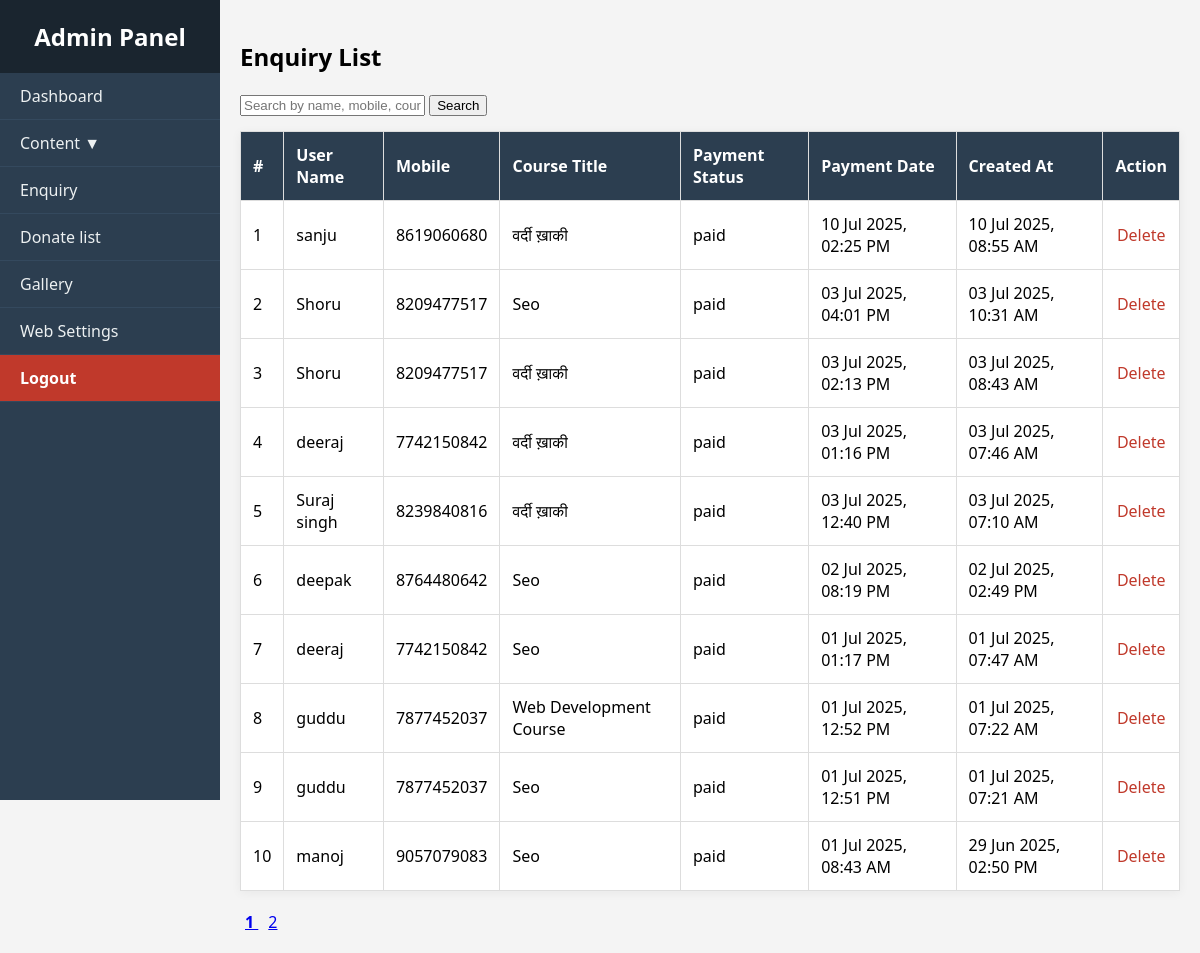
The app's page /admin/payment-list.php with its own data.
### tables this page shows
CREATE TABLE `course_payments` (
  `id` int(11) NOT NULL,
  `user_id` int(11) NOT NULL,
  `course_id` int(11) NOT NULL,
  `payment_status` varchar(50) DEFAULT 'paid',
  `created_at` timestamp NOT NULL DEFAULT current_timestamp(),
  `payment_date` datetime DEFAULT current_timestamp()
);

CREATE TABLE `users` (
  `id` int(11) NOT NULL,
  `name` varchar(100) DEFAULT NULL,
  `email` varchar(100) DEFAULT NULL,
  `mobile` varchar(15) DEFAULT NULL,
  `password` varchar(255) DEFAULT NULL,
  `status` enum('online','offline') NOT NULL DEFAULT 'offline',
  `last_login` datetime DEFAULT NULL
);

CREATE TABLE `courses` (
  `id` int(11) NOT NULL,
  `category_id` int(11) DEFAULT NULL,
  `title` varchar(255) DEFAULT NULL,
  `image` varchar(255) DEFAULT NULL,
  `duration` varchar(100) DEFAULT NULL,
  `price` decimal(10,2) DEFAULT NULL,
  `age_group` varchar(100) DEFAULT NULL,
  `teacher_name` varchar(100) DEFAULT NULL,
  `teacher_image` varchar(255) DEFAULT NULL,
  `video` varchar(255) DEFAULT NULL,
  `video_name` varchar(255) DEFAULT NULL,
  `video_url` text DEFAULT NULL,
  `video_file` varchar(255) DEFAULT NULL,
  `description` text DEFAULT NULL
);

### admin/payment-list.php (the view, shortened to what this page needs)
<?php
include 'db.php';
include 'header.php';
$limit = 10;
$page = isset($_GET['page']) ? (int) $_GET['page'] : 1;
$start = ($page - 1) * $limit;
$search = isset($_GET['search']) ? trim($_GET['search']) : '';
$searchSql = '';
?>
<h2>Enquiry List</h2>
<form method="get" style="margin-bottom: 15px;">
    <input type="text" name="search" placeholder="Search by name, mobile, course" value="<?= htmlspecialchars($search) ?>">
    <button type="submit">Search</button>
</form>
<table class="styled-table">
    <thead>
        <tr>
            <th>#</th>
            <th>User Name</th>
            <th>Mobile</th>
            <th>Course Title</th>
            <th>Payment Status</th>
            <th>Payment Date</th>
            <th>Created At</th>
            <th>Action</th>
        </tr>
    </thead>
    <tbody>
    <?php
    $countSql = "SELECT COUNT(*) as total FROM course_payments cp
                 LEFT JOIN users u ON cp.user_id = u.id
                 LEFT JOIN courses c ON cp.course_id = c.id
                 WHERE 1=1 $searchSql";
    $totalResult = $conn->query($countSql)->fetch_assoc();
    $totalRecords = $totalResult['total'];
    $totalPages = ceil($totalRecords / $limit);
    $sql = "SELECT cp.*, u.name AS user_name, u.mobile, c.title AS course_title
            FROM course_payments cp
            LEFT JOIN users u ON cp.user_id = u.id
            LEFT JOIN courses c ON cp.course_id = c.id
            WHERE 1=1 $searchSql
            ORDER BY cp.id DESC
            LIMIT $start, $limit";
    $result = $conn->query($sql);
    $serial = $start + 1;
    if ($result->num_rows > 0):
        while ($row = $result->fetch_assoc()):
    ?>
        <tr>
            <td><?= $serial++ ?></td>
            <td><?= htmlspecialchars($row['user_name']) ?></td>
            <td><?= htmlspecialchars($row['mobile']) ?></td>
            <td><?= htmlspecialchars($row['course_title']) ?></td>
            <td><?= htmlspecialchars($row['payment_status']) ?></td>
            <td><?= date('d M Y, h:i A', strtotime($row['payment_date'])) ?></td>
            <td><?= date('d M Y, h:i A', strtotime($row['created_at'])) ?></td>
            <td>
                <a href="payment-list.php?delete=<?= $row['id'] ?>" class="delete-btn" onclick="return confirm('Delete this enquiry?')">Delete</a>
            </td>
        </tr>
    <?php endwhile;
    else: ?>
        <tr><td colspan="8">No records found.</td></tr>
    <?php endif; ?>
    </tbody>
</table>
<div style="margin-top: 20px;">
    <?php if ($totalPages > 1): ?>
        <?php for ($i = 1; $i <= $totalPages; $i++): ?>
            <a href="?page=<?= $i ?>&search=<?= urlencode($search) ?>" style="margin: 0 5px; <?= $i == $page ? 'font-weight: bold;' : '' ?>">
                <?= $i ?>
            </a>
        <?php endfor; ?>
    <?php endif; ?>
</div>
</div>
</body>
</html>

### admin/header.php (style rules this page uses)
* { box-sizing: border-box; }
body { margin: 0; font-family: 'Segoe UI', sans-serif; background-color: #f4f4f4; }
.styled-table { width: 100%; border-collapse: collapse; background: white; box-shadow: 0 2px 10px rgba(0, 0, 0, 0.05); }
.styled-table th, .styled-table td { padding: 12px; border: 1px solid #ddd; text-align: left; }
.styled-table td:last-child { text-align: center; }
.styled-table th { background-color: #2c3e50; color: white; }
.delete-btn { color: #c0392b; text-decoration: none; }

### records on screen
course_payments: user.name "sanju", user.mobile "8619060680", course.title "वर्दी ख़ाकी", payment_status "paid", payment_date "10 Jul 2025, 02:25 PM", created_at "10 Jul 2025, 08:55 AM"
course_payments: user.name "Shoru", user.mobile "8209477517", course.title "Seo", payment_status "paid", payment_date "03 Jul 2025, 04:01 PM", created_at "03 Jul 2025, 10:31 AM"
course_payments: user.name "Shoru", user.mobile "8209477517", course.title "वर्दी ख़ाकी", payment_status "paid", payment_date "03 Jul 2025, 02:13 PM", created_at "03 Jul 2025, 08:43 AM"
course_payments: user.name "deeraj", user.mobile "7742150842", course.title "वर्दी ख़ाकी", payment_status "paid", payment_date "03 Jul 2025, 01:16 PM", created_at "03 Jul 2025, 07:46 AM"
course_payments: user.name "Suraj singh", user.mobile "8239840816", course.title "वर्दी ख़ाकी", payment_status "paid", payment_date "03 Jul 2025, 12:40 PM", created_at "03 Jul 2025, 07:10 AM"
course_payments: user.name "deepak", user.mobile "8764480642", course.title "Seo", payment_status "paid", payment_date "02 Jul 2025, 08:19 PM", created_at "02 Jul 2025, 02:49 PM"
course_payments: user.name "deeraj", user.mobile "7742150842", course.title "Seo", payment_status "paid", payment_date "01 Jul 2025, 01:17 PM", created_at "01 Jul 2025, 07:47 AM"
course_payments: user.name "guddu", user.mobile "7877452037", course.title "Web Development Course", payment_status "paid", payment_date "01 Jul 2025, 12:52 PM", created_at "01 Jul 2025, 07:22 AM"
course_payments: user.name "guddu", user.mobile "7877452037", course.title "Seo", payment_status "paid", payment_date "01 Jul 2025, 12:51 PM", created_at "01 Jul 2025, 07:21 AM"
course_payments: user.name "manoj", user.mobile "9057079083", course.title "Seo", payment_status "paid", payment_date "01 Jul 2025, 08:43 AM", created_at "29 Jun 2025, 02:50 PM"
